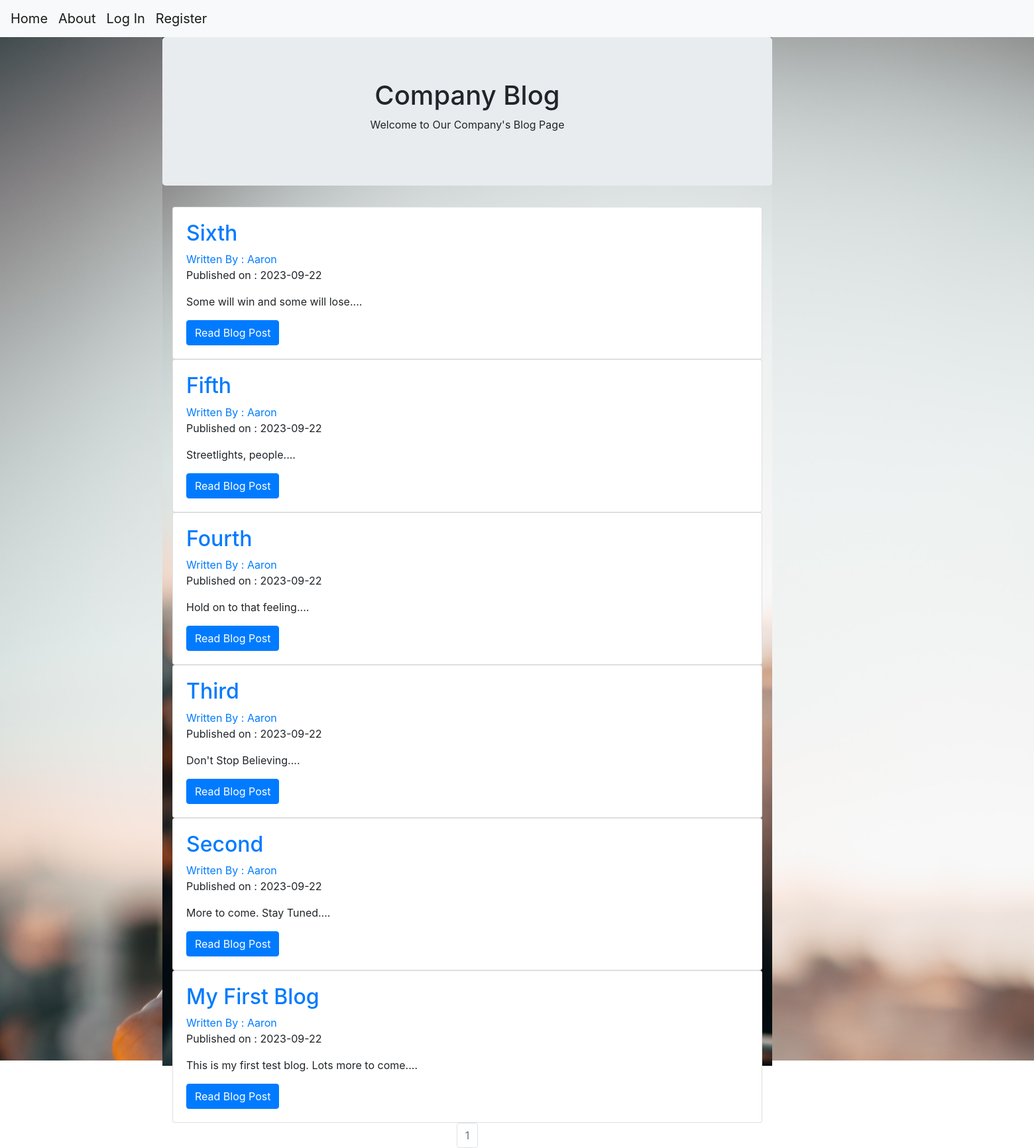
The page / on the database its author committed.
### companyblog/models.py (models this page shows, shortened)
class BlogPost(db.Model) :
    users = db.relationship(User)
    id = db.Column(db.Integer,primary_key=True)
    user_id = db.Column(db.Integer,db.ForeignKey('users.id'),nullable=False)
    date = db.Column(db.DateTime,nullable=False,default=datetime.utcnow)
    title = db.Column(db.String(140),nullable=False)
    text = db.Column(db.Text,nullable=False)

class User(db.Model, UserMixin) :
    __tablename__ = 'users'
    id = db.Column(db.Integer,primary_key=True)
    profile_image = db.Column(db.String(64),nullable=False,default='default_profile.png')
    email = db.Column(db.String(64),unique=True,index=True)
    username = db.Column(db.String(64),unique=True,index=True)
    password_hash = db.Column(db.String(128))
    posts = db.relationship('BlogPost', backref='author', lazy=True)

### companyblog/core/views.py (the view)
@core.route('/')
def index() :
    page = request.args.get('page', 1, type=int)
    blog_posts = BlogPost.query.order_by(BlogPost.date.desc()).paginate(page=page, per_page=10)
    return render_template('index.html',blog_posts=blog_posts)

### companyblog/templates/index.html (shortened to what this page needs)
{% extends 'base.html' %}
{% block content %}
<div class="background-image-index">
  <div class="jumbotron" align="center">
      <h1>Company Blog</h1>
      <p>Welcome to Our Company's Blog Page</p>
  </div>
  <div class="container">
      {% for post in blog_posts.items %}
      <div class="card translucent-card" >
        <div class="card-body">
          <h2><a class="card-title" href="  {{ url_for('blog_posts.blog_post', blog_post_id=post.id) }}">{{ post.title }}</a></h2>
          <a href="{{ url_for('user_blueprint.user_posts', username=post.author.username) }}">Written By : {{ post.author.username }}</a>
          <p>Published on : {{ post.date.strftime('%Y-%m-%d') }}</p>
          <p class="card-text">{{ post.text[:100] }}...</p>
          <a href="{{ url_for('blog_posts.blog_post', blog_post_id=post.id) }}" class="btn btn-primary">Read Blog Post</a>
        </div>
      </div>
    {% endfor %}
    <nav aria-label="Page navigation example">
      <ul class="pagination justify-content-center">
        {% for page_num in blog_posts.iter_pages(left_edge=1, right_edge=1, left_current=1, right_current=2) %}
          {% if blog_posts.page == page_num %}
          <li class="page-item disabled">
            <a class="page-link" href="{{ url_for('core.index', page=page_num) }}">{{ page_num }}</a></li>
          {% else %}
            <li class="page-item"><a class="page-link" href="{{ url_for('core.index', page=page_num) }}">{{ page_num }}</a></li>
          {% endif %}
      {% endfor %}
    </nav>
  </div>
</div>
{% endblock %}

### companyblog/static/style.css (style rules this page uses)
.background-image-index { background-image: url("background.jpg"); background-size: cover; width: 115vh; height: 194vh; }
.translucent-card { background-color: rgba(255, 255, 255, 0.347); border: 1px solid rgba(0, 0, 0, 0.1); }

### rows shown on the page
BlogPost: title "Sixth", author.username "Aaron", date "2023-09-22", text "Some will win and some will lose."
BlogPost: title "Fifth", author.username "Aaron", date "2023-09-22", text "Streetlights, people."
BlogPost: title "Fourth", author.username "Aaron", date "2023-09-22", text "Hold on to that feeling."
BlogPost: title "Third", author.username "Aaron", date "2023-09-22", text "Don't Stop Believing."
BlogPost: title "Second", author.username "Aaron", date "2023-09-22", text "More to come. Stay Tuned."
BlogPost: title "My First Blog", author.username "Aaron", date "2023-09-22", text "This is my first test blog. Lots more to come."

### other values the page prints
{{ page_num }} "1"
